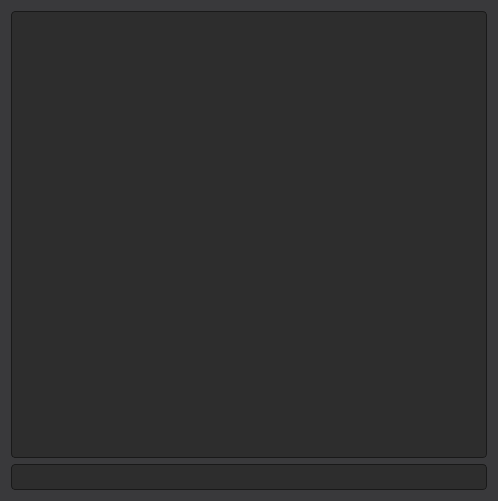
<?xml version="1.0" encoding="UTF-8"?>
<ui version="4.0">
 <class>ControlsHolderWidget</class>
 <widget class="QWidget" name="ControlsHolderWidget">
  <property name="geometry">
   <rect>
    <x>0</x>
    <y>0</y>
    <width>498</width>
    <height>501</height>
   </rect>
  </property>
  <property name="minimumSize">
   <size>
    <width>0</width>
    <height>0</height>
   </size>
  </property>
  <property name="windowTitle">
   <string>All Features Window</string>
  </property>
  <property name="styleSheet">
   <string notr="true">QWidget{
  background-color: qlineargradient(x1:0, y1:0, x1:1, y1:6, stop: 0.9#39393b, stop:1#39393b);
  border:none;
  color:white;
}

QListWidget{
padding:15px;
}

QListWidget::item:selected
{
background: transparent;
border:none;
}

QScrollBar:vertical {
  background: transparent;
  width: 13px;
  margin: 0px 0 0px 0;
}

QScrollBar::handle:vertical {
  background: gray;
  min-height: 13px;
  border-radius:6px;
}

QScrollBar::add-line:vertical {
  border: none;
  background: none;
  height: 0;
  subcontrol-position: top;
  subcontrol-origin: margin;
  }

QScrollBar::sub-line:vertical {
  border: none;
  background: none;
  height: 0;
  subcontrol-position: top;
  subcontrol-origin: margin;
  }

QScrollBar::up-arrow:vertical, QScrollBar::down-arrow:vertical {
  border: none;
  width: 0;
  height: 0;
  background: none;
}

QScrollBar::add-page:vertical, QScrollBar::sub-page:vertical {
  background: none;
}

QScrollBar:horizontal {
  background: transparent;
  height: 13px;
  margin: 0px 0 0px 0;
}

QScrollBar::handle:horizontal {
  background: gray;
  min-width: 13px;
  border-radius:6px;
  }

QScrollBar::add-line:horizontal {
  border: none;
  background: none;
  height: 0;
  subcontrol-position: left;
  subcontrol-origin: margin;
  }

QScrollBar::sub-line:horizontal {
  border: none;
  background: none;
  width: 0;
  subcontrol-position: left;
  subcontrol-origin: margin;
  }

QScrollBar::up-arrow:horizontal, QScrollBar::down-arrow:horizontal {
  border: none;
  width: 0;
  height: 0;
  background: none;
}

QScrollBar::add-page:horizontal, QScrollBar::sub-page:horizontal {
  background: none;
}

QPushButton{
  color:rgb(21,21,21);
  border: 1px solid rgb(94, 94, 94);
  background-color:rgb(125,129,133);
  min-height:30px;
  border-radius:6px;
}

QPushButton:hover{
  background-color:rgb(164, 168, 172);
}

QPushButton:pressed{
  background-color:rgb(166, 166, 166);
}

QLineEdit {
background:transparent;
border: none;
border-radius:0px;
}

QLineEdit::focus {
border-bottom: 1px solid gray;
}

QLabel{
  background:none;
}

QListWidget{
  background-color:rgb(45,45,45);
  border:1px solid rgb(25,25,25);
  border-radius:4px;
}

QSlider{
background:transparent;
}

QSlider::groove:horizontal{
border: none;
background: rgb(41,41,41);
height:1px;
border-bottom:1px solid rgb(51,51,51);
}

QSlider::handle:horizontal {
background: rgb(114,114,114);
width: 12px;
height: 18px;
border-radius: 2px;
margin: -5px 0; 
}

QSlider::sub-page:horizontal {
    background: rgb(0, 100, 207);
}

QSlider::sub-page:horizontal::disabled{
    background: rgb(107, 155, 209);
}

QSlider::groove:horizontal::disabled{
border: none;
background: rgb(81,81,81);
height:1px;
border-bottom:1px solid rgb(71,71,71);
}

QComboBox {
background:transparent;
min-width:80px;
}

QComboBox::drop-down:button {
background:transparent;
width:15px;
}

QComboBox::down-arrow {
image: url(:/V4L2Viewer/triangle-copy-3.png);
}

QComboBox:on { 
    padding-top: 3px;
    padding-left: 4px;
}

</string>
  </property>
  <layout class="QGridLayout" name="gridLayout">
   <property name="sizeConstraint">
    <enum>QLayout::SetMaximumSize</enum>
   </property>
   <item row="0" column="0">
    <widget class="QListWidget" name="m_ControlsList">
     <property name="styleSheet">
      <string notr="true"/>
     </property>
    </widget>
   </item>
   <item row="1" column="0">
    <widget class="QLabel" name="m_DescriptionLabel">
     <property name="styleSheet">
      <string notr="true">background-color:rgb(45,45,45);
border:1px solid rgb(25,25,25);
border-radius:4px;
padding:5px;</string>
     </property>
     <property name="text">
      <string/>
     </property>
     <property name="wordWrap">
      <bool>true</bool>
     </property>
    </widget>
   </item>
  </layout>
 </widget>
 <resources/>
 <connections/>
</ui>
